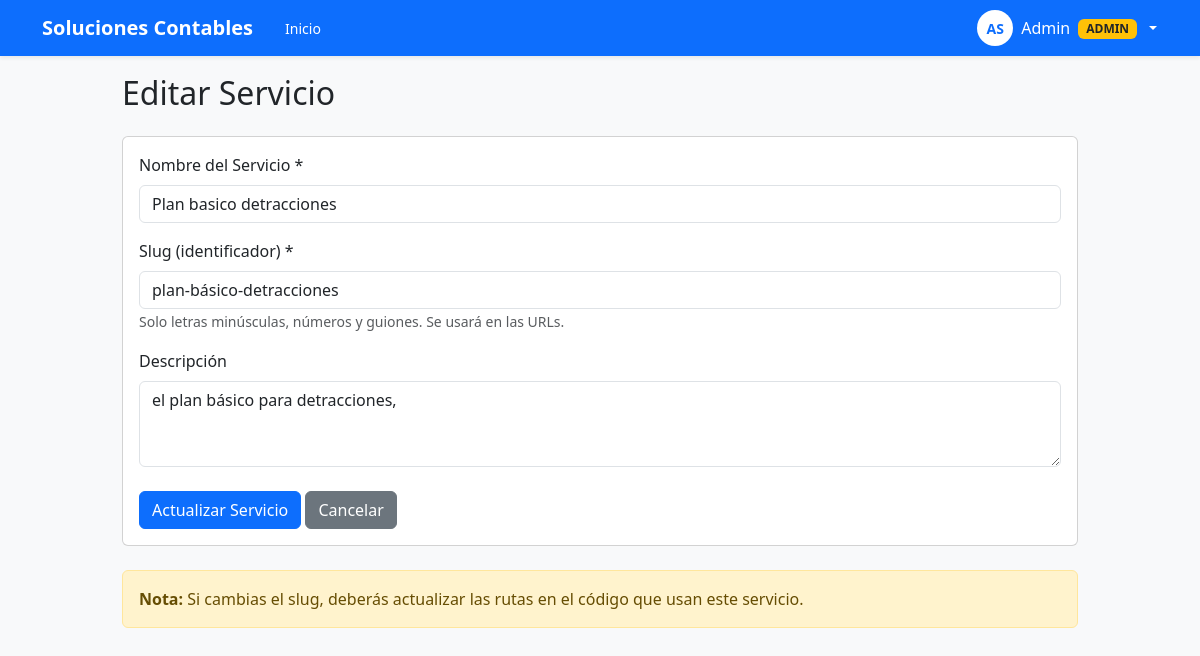
Screenshot of /admin/service/1/edit (signed in) with the database file from the repository.
### proc_detracciones/models.py (models this page shows, shortened)
class User(db.Model, UserMixin):
    __tablename__ = "user"
    id = db.Column(db.Integer, primary_key=True)
    email = db.Column(db.String(255), unique=True, nullable=True, index=True)
    username = db.Column(db.String(64), unique=True, nullable=True, index=True)
    password_hash = db.Column(db.String(255), nullable=True)
    role = db.Column(db.String(20), default="user", nullable=False)
    is_active_flag = db.Column(db.Boolean, default=True, nullable=False)
    trial_ends_at = db.Column(db.DateTime(timezone=True), nullable=True)
    is_email_verified = db.Column(db.Boolean, default=False, nullable=False)
    email_verified_at = db.Column(db.DateTime(timezone=True), nullable=True)
    first_name = db.Column(db.String(120), nullable=True)
    last_name = db.Column(db.String(120), nullable=True)
    phone = db.Column(db.String(15), nullable=True)  # ✅ NUEVO CAMPO
    account_status = db.Column(db.String(24), default="TRIAL_ACTIVO", nullable=False)
    payment_proof_submitted_at = db.Column(db.DateTime(timezone=True), nullable=True)
    payment_proof_url = db.Column(db.Text, nullable=True)
    payment_reviewed_at = db.Column(db.DateTime(timezone=True), nullable=True)
    payment_reviewed_by_admin_id = db.Column(db.Integer, db.ForeignKey("user.id"), nullable=True)
    reviewed_by_admin = db.relationship("User", remote_side=[id], backref="reviewed_users", uselist=False)
    created_at = db.Column(db.DateTime(timezone=True), default=utcnow, nullable=False)
    payment_proof_reviewed_at = db.Column(db.DateTime(timezone=True), nullable=True)
    @property
    def is_active(self) -> bool:
        return bool(self.is_active_flag)

class Service(db.Model):
    __tablename__ = 'service'
    id = db.Column(db.Integer, primary_key=True)
    name = db.Column(db.String(100), unique=True, nullable=False)  # "Detracciones"
    slug = db.Column(db.String(100), unique=True, nullable=False)  # "detracciones"
    description = db.Column(db.Text)
    is_active = db.Column(db.Boolean, default=True)
    created_at = db.Column(db.DateTime(timezone=True), default=utcnow)
    quotas = db.relationship('PlanServiceQuota', backref='service', cascade='all, delete-orphan')

### proc_detracciones/routes/admin.py (the view, shortened to what this page needs)
@admin_bp.route('/service/<int:service_id>/edit', methods=['GET', 'POST'])
@login_required
@admin_required
def service_edit(service_id):
    from proc_detracciones.models import Service
    service = Service.query.get_or_404(service_id)
    return render_template('admin/service_form.html', service=service)

### proc_detracciones/routes/admin.py (called while the page is built)
def admin_required(f):
    @wraps(f)
    def decorated_function(*args, **kwargs):
        if not current_user.is_authenticated or current_user.role != 'admin':
            flash('Acceso denegado', 'danger')
            return redirect(url_for('home.index'))
        return f(*args, **kwargs)
    return decorated_function

### proc_detracciones/templates/admin/service_form.html (shortened to what this page needs)
{% extends "_base.html" %}  {% block content %}
<h2 class="mb-4">{{ 'Editar' if service else 'Crear' }} Servicio</h2>
<div class="card">
  <div class="card-body">
    <form method="post">
      <div class="mb-3">
        <label class="form-label">Nombre del Servicio *</label>
        <input
          type="text"
          name="name"
          class="form-control"
          value="{{ service.name if service else '' }}"
          placeholder="Ej: Detracciones"
          required
        />
      </div>
      <div class="mb-3">
        <label class="form-label">Slug (identificador) *</label>
        <input
          type="text"
          name="slug"
          class="form-control"
          value="{{ service.slug if service else '' }}"
          placeholder="Ej: detracciones"
          required
        />
        <small class="text-muted"
          >Solo letras minúsculas, números y guiones. Se usará en las
          URLs.</small
        >
      </div>
      <div class="mb-3">
        <label class="form-label">Descripción</label>
        <textarea
          name="description"
          class="form-control"
          rows="3"
          placeholder="Describe brevemente el servicio"
        >
{{ service.description if service else '' }}</textarea
        >
      </div>
      <div class="mt-4">
        <button type="submit" class="btn btn-primary">
          {{ 'Actualizar' if service else 'Crear' }} Servicio
        </button>
        <a href="{{ url_for('admin.services_list') }}" class="btn btn-secondary"
          >Cancelar</a
        >
      </div>
    </form>
  </div>
</div>
{% if service %}
<div class="alert alert-warning mt-4">
  <strong>Nota:</strong> Si cambias el slug, deberás actualizar las rutas en el
  código que usan este servicio.
</div>
{% endif %} {% endblock %}

### proc_detracciones/templates/_base.html (shortened to what this page needs)
<!DOCTYPE html>
<html lang="es">
  <head>
    <link
      href="https://cdn.jsdelivr.net/npm/bootstrap@5.3.2/dist/css/bootstrap.min.css"
      rel="stylesheet"
    />
  </head>
  <body class="bg-light">
    <nav
      class="navbar navbar-expand-lg navbar-dark bg-primary navbar-sticky shadow-sm"
    >
      <div class="container">
        <a
          class="navbar-brand fw-semibold"
          href="{{ url_for('home.index') if current_user.is_authenticated else url_for('auth.login') }}"
        >
          Soluciones Contables
        </a>
        {% if current_user.is_authenticated %}
        <div class="breadcrumb-inline d-none d-lg-flex align-items-center ms-3">
          <a href="{{ url_for('home.index') }}">Inicio</a>
        </div>
        {% endif %}
        <div class="collapse navbar-collapse" id="navbarNav">
          <div class="d-flex align-items-center gap-3">
            {% if current_user.is_authenticated %} {% set status =
            (current_user.account_status or 'TRIAL_ACTIVO') %}
            <div class="dropdown">
              <button
                class="btn btn-link text-white dropdown-toggle text-decoration-none p-0 d-flex align-items-center gap-2"
                type="button"
                data-bs-toggle="dropdown"
              >
                <div class="user-avatar">
                  {% if current_user.first_name and current_user.last_name %} {{
                  current_user.first_name[0]|upper }}{{
                  current_user.last_name[0]|upper }} {% elif
                  current_user.username %} {{ current_user.username[:2]|upper }}
                  {% elif current_user.email %} {{ current_user.email[0]|upper
                  }} {% else %} U {% endif %}
                </div>
                <span class="d-none d-md-inline fw-500">
                  {% if current_user.first_name %} {{ current_user.first_name }}
                  {% if current_user.role == 'admin' %}
                  <span class="badge bg-warning text-dark ms-1">ADMIN</span>
                  {% endif %} {% elif current_user.username %} {{
                  current_user.username }} {% elif current_user.email %} {{
                  current_user.email.split('@')[0] }} {% else %} Usuario {%
                  endif %}
                </span>
              </button>
            </div>
            {% endif %}
          </div>
        </div>
      </div>
    </nav>
    <div class="container" style="max-width: 980px; padding-top: 18px">
       {% block content %}{% endblock %}
    </div>
  </body>
</html>

### proc_detracciones/templates/_base.html (style rules this page uses)
.navbar-sticky { position: sticky; top: 0; z-index: 1020; }
body { padding-top: 0; }
.user-avatar { width: 36px; height: 36px; background: white; color: #0d6efd; border-radius: 50%; display: flex; align-items: center; justify-content: center; font-weight: 600; font-size: 0.875rem; border: 2px solid rgba(255, 255, 255, 0.3); }
.breadcrumb-inline { color: rgba(255, 255, 255, 0.7); font-size: 0.875rem; }
.breadcrumb-inline a { color: white; text-decoration: none; transition: opacity 0.2s; }

### rows the page displays
User: first_name "A", last_name "S", first_name "Admin"
Service: name "Plan basico detracciones", slug "plan-básico-detracciones", description "el plan básico para detracciones,"

### other values shown
{{ 'Editar' if service else 'Crear' }} "Editar"
{{ 'Actualizar' if service else 'Crear' }} "Actualizar"
